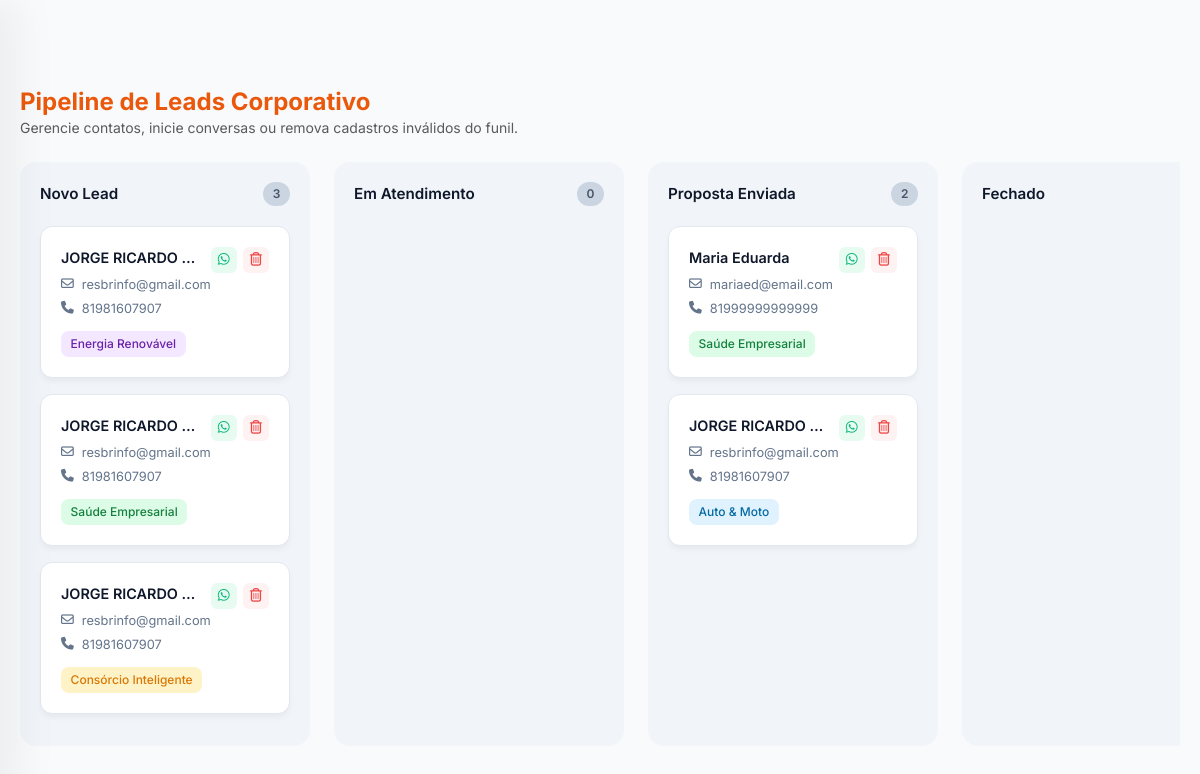
The page /leads.php on the database its author committed.
### tables this page shows
CREATE TABLE IF NOT EXISTS `leads` (
  `id` int NOT NULL AUTO_INCREMENT,
  `nome` varchar(150) NOT NULL,
  `email` varchar(150) NOT NULL,
  `produto_interesse` varchar(100) NOT NULL,
  `telefone` varchar(30) NOT NULL,
  `data_captura` datetime NOT NULL,
  `status` varchar(50) NOT NULL DEFAULT 'Novo Lead',
  PRIMARY KEY (`id`)
);

### leads.php (the view, shortened to what this page needs)
<?php
require_once __DIR__ . '/config/conexao.php';
if (!isset($conexao) && isset($pdo)) { $conexao = $pdo; }
try {
    $query = "SELECT * FROM leads ORDER BY data_captura DESC";
    $stmt = $conexao->prepare($query);
    $stmt->execute();
    $todos_leads = $stmt->fetchAll(PDO::FETCH_ASSOC);
} catch (PDOException $e) {
    die("Erro na consulta de leads: " . $e->getMessage());
}
$colunas = [
    'Novo Lead' => [],
    'Em Atendimento' => [],
    'Proposta Enviada' => [],
    'Fechado' => []
];
foreach ($todos_leads as $lead) {
    $status = $lead['status'] ?? 'Novo Lead';
    if (array_key_exists($status, $colunas)) {
        $colunas[$status][] = $lead;
    } else {
        $colunas['Novo Lead'][] = $lead;
    }
}
function formatarProduto($slug) {
    $produtos = [
        'consorcio_inteligente' => 'Consórcio Inteligente',
        'seguros_auto_moto'     => 'Auto & Moto',
        'saude_empresarial'     => 'Saúde Empresarial',
        'energia_renovavel'     => 'Energia Renovável'
    ];
    return $produtos[$slug] ?? ucfirst(str_replace('_', ' ', $slug));
}
function corBadgeProduto($slug) {
    $cores = [
        'consorcio_inteligente' => 'background-color: #fef3c7; color: #d97706;',
        'seguros_auto_moto'     => 'background-color: #e0f2fe; color: #0369a1;',
        'saude_empresarial'     => 'background-color: #dcfce7; color: #15803d;',
        'energia_renovavel'     => 'background-color: #f3e8ff; color: #6b21a8;'
    ];
    return $cores[$slug] ?? 'background-color: #f1f5f9; color: #475569;';
}
?>
<!DOCTYPE html>
<html lang="pt-br">
<head>
    <link href="https://cdn.jsdelivr.net/npm/bootstrap@5.3.0/dist/bootstrap.min.css" rel="stylesheet">
    <link rel="stylesheet" href="https://cdnjs.cloudflare.com/ajax/libs/font-awesome/6.4.0/css/all.min.css">
</head>
<body>
    <div class="main-content">
        <div class="mb-4">
            <h4 class="fw-bold m-0" style="color: var(--primary-orange);">Pipeline de Leads Corporativo</h4>
            <p class="text-muted small m-0">Gerencie contatos, inicie conversas ou remova cadastros inválidos do funil.</p>
        </div>
        <div class="kanban-board">
            <?php foreach ($colunas as $nome_coluna => $leads_coluna): ?>
                <div class="kanban-column">
                    <div class="kanban-column-header">
                        <h5 class="kanban-column-title"><?= $nome_coluna ?></h5>
                        <span class="lead-count"><?= count($leads_coluna) ?></span>
                    </div>
                    <div class="kanban-cards-zone" data-status="<?= $nome_coluna ?>">
                        <?php foreach ($leads_coluna as $lead):
                            $fone_limpo = preg_replace('/\D/', '', $lead['telefone']);
                            $primeiro_nome = explode(' ', trim($lead['nome']))[0];
                            $nome_formatado = mb_convert_case($primeiro_nome, MB_CASE_TITLE, "UTF-8");
                            $nome_produto = formatarProduto($lead['produto_interesse']);
                            $texto_whatsapp = "Olá, " . $nome_formatado . "! Tudo bem? Me chamo Corretor e sou da OPX Investimentos e Consórcio Inteligente. Vi aqui no nosso sistema que você demonstrou interesse no produto *" . $nome_produto . "*. Como posso te ajudar hoje?";
                            $link_texto = urlencode($texto_whatsapp);
                        ?>
                            <div class="lead-card" draggable="true" data-id="<?= $lead['id'] ?>">
                                <div class="card-actions-wrapper">
                                    <a href="https://wa.me/55<?= $fone_limpo ?>?text=<?= $link_texto ?>" target="_blank" class="btn-card-interaction btn-whatsapp-direct" title="Chamar no WhatsApp" onclick="event.stopPropagation();">
                                        <i class="fa-brands fa-whatsapp"></i>
                                    </a>
                                    <button type="button" class="btn-card-interaction btn-delete-lead" title="Excluir Lead" onclick="event.stopPropagation(); confirmarExclusao(<?= $lead['id'] ?>, '<?= addslashes($lead['nome']) ?>', this);">
                                        <i class="fa-regular fa-trash-can"></i>
                                    </button>
                                </div>
                                <div class="lead-name text-truncate" title="<?= $lead['nome'] ?>"><?= $lead['nome'] ?></div>
                                <div class="lead-info text-truncate"><i class="fa-regular fa-envelope"></i> <?= $lead['email'] ?></div>
                                <div class="lead-info"><i class="fa-solid fa-phone"></i> <?= $lead['telefone'] ?></div>
                                <span class="product-badge" style="<?= corBadgeProduto($lead['produto_interesse']) ?>">
                                    <?= $nome_produto ?>
                                </span>
                            </div>
                        <?php endforeach; ?>
                    </div>
                </div>
            <?php endforeach; ?>
        </div>
    </div>
</body>
</html>

### leads.php (style rules this page uses)
:root { --bg-principal: #f8fafc; --bg-card: #ffffff; --texto-puro: #0f172a; --texto-mutado: #64748b; --primary-orange: #ea580c; }
body { font-family: 'Inter', sans-serif; background-color: var(--bg-principal); color: var(--texto-puro); margin: 0; }
.main-content { margin-left: 280px; padding: 3.5rem; min-height: 100vh; transition: all 0.3s ease; }
.kanban-board { display: flex; gap: 1.5rem; align-items: flex-start; overflow-x: auto; padding-bottom: 1rem; width: 100%; }
.kanban-column { flex: 1; min-width: 290px; background-color: #f1f5f9; border-radius: 16px; padding: 1.25rem; }
.kanban-column-header { display: flex; justify-content: space-between; align-items: center; margin-bottom: 1.25rem; }
.kanban-column-title { font-size: 0.95rem; font-weight: 600; margin: 0; }
.lead-count { background-color: #cbd5e1; color: #475569; font-size: 0.75rem; font-weight: 600; padding: 0.2rem 0.6rem; border-radius: 20px; }
.kanban-cards-zone { min-height: 500px; display: flex; flex-direction: column; gap: 1rem; }
.lead-card { background: var(--bg-card); border: 1px solid #e2e8f0; border-radius: 12px; padding: 1.25rem; box-shadow: 0 4px 6px -1px rgba(0, 0, 0, 0.05); cursor: grab; position: relative; transition: opacity 0.3s ease, transform 0.3s ease; }
.lead-name { font-size: 0.9rem; font-weight: 600; margin-bottom: 0.4rem; padding-right: 65px; }
.lead-info { font-size: 0.8rem; color: var(--texto-mutado); margin-bottom: 0.3rem; display: flex; align-items: center; gap: 0.5rem; }
.product-badge { display: inline-block; font-size: 0.75rem; font-weight: 500; padding: 0.25rem 0.6rem; border-radius: 8px; margin-top: 0.5rem; }
.card-actions-wrapper { position: absolute; top: 1.25rem; right: 1.25rem; display: flex; gap: 0.4rem; z-index: 10; }
.btn-card-interaction { width: 26px; height: 26px; border-radius: 6px; display: flex; align-items: center; justify-content: center; font-size: 0.85rem; border: none; transition: all 0.2s ease; text-decoration: none; }
.btn-whatsapp-direct { background-color: #e8fbf1; color: #10b981; }
.btn-delete-lead { background-color: #fef2f2; color: #ef4444; cursor: pointer; }
@media (max-width: 1200px) { .main-content { margin-left: 0 !important; padding: 5.5rem 1.25rem 2.5rem 1.25rem !important; } }

### includes/sidebar.php (style rules this page uses)
:root { --orange-app: #ea580c; --orange-light: rgba(234, 88, 12, 0.05); --slate-dark: #0f172a; --slate-muted: #64748b; --border-color: #f1f5f9; --radius-premium: 16px; }
body, html { overflow-x: hidden !important; background-color: #f8fafc; }
.main-content { margin-left: 280px; padding: 3rem; transition: all 0.3s ease; }
@media (max-width: 1200px) { .main-content { margin-left: 0 !important; padding: 5.5rem 1.25rem 2.5rem 1.25rem !important; } }

### rows shown on the page
leads: nome "JORGE RICARDO…", email "resbrinfo@gmail.com", telefone "81981607907", produto_interesse "Energia Renovável"
leads: nome "JORGE RICARDO…", email "resbrinfo@gmail.com", telefone "81981607907", produto_interesse "Saúde Empresarial"
leads: nome "JORGE RICARDO…", email "resbrinfo@gmail.com", telefone "81981607907", produto_interesse "Consórcio Inteligente"
leads: nome "Maria Eduarda", email "mariaed@email.com", telefone "81999999999999", produto_interesse "Saúde Empresarial"
leads: nome "JORGE RICARDO…", email "resbrinfo@gmail.com", telefone "81981607907", produto_interesse "Auto & Moto"

### other values the page prints
$nome_coluna "Novo Lead"
count($leads_coluna) "3"
$nome_coluna "Em Atendimento"
count($leads_coluna) "0"
$nome_coluna "Proposta Enviada"
count($leads_coluna) "2"
$nome_coluna "Fechado"
